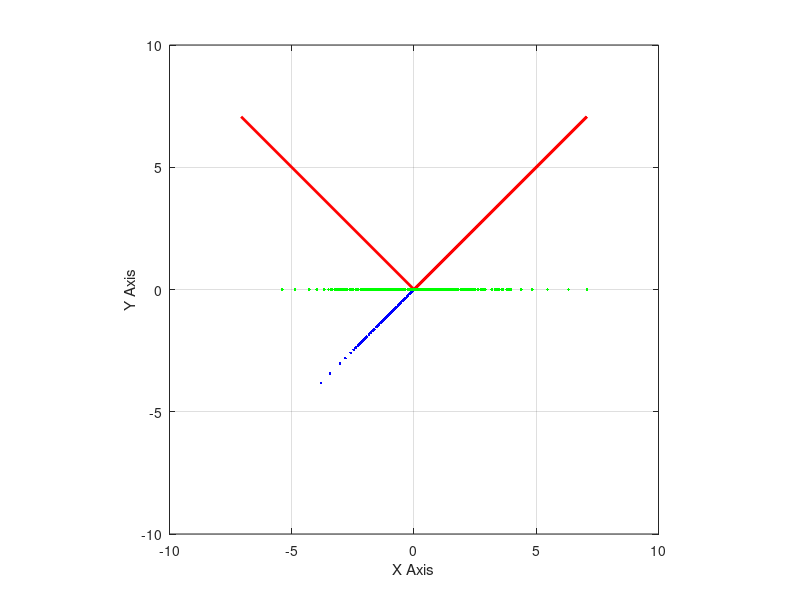

This chart was generated by the following MATLAB code:

hold off
shg

%Distrubtion variances
xx = 2;
yy = 2;
xy = 2;

%Create distribution data
A = mvnrnd([0 0] , [xx xy; xy yy], 300);

%Get principal components of data
coeff = pca(A);

%Plot distribution
h = plot(A(:,1),A(:,2),'b.');
hold on

%Do crazy stuff to plot principal components
temp=zeros(2,4);
temp(:, 2:2:end) = coeff;
scalefactor=10; %Make the lines longer
temp=scalefactor * temp;
X=temp(1:2:end);
Y=temp(2:2:end);
plot(X, Y, 'r', 'LineWidth', 2);

%Rotate the data to align with the first principal
%component

B = A*coeff;
plot(B(:,1), B(:,2), 'g.');

axis('square')
grid on;
xlabel('X Axis');
ylabel('Y Axis');
xlim([-10, 10]);
ylim([-10 10])
pause(0.1)

